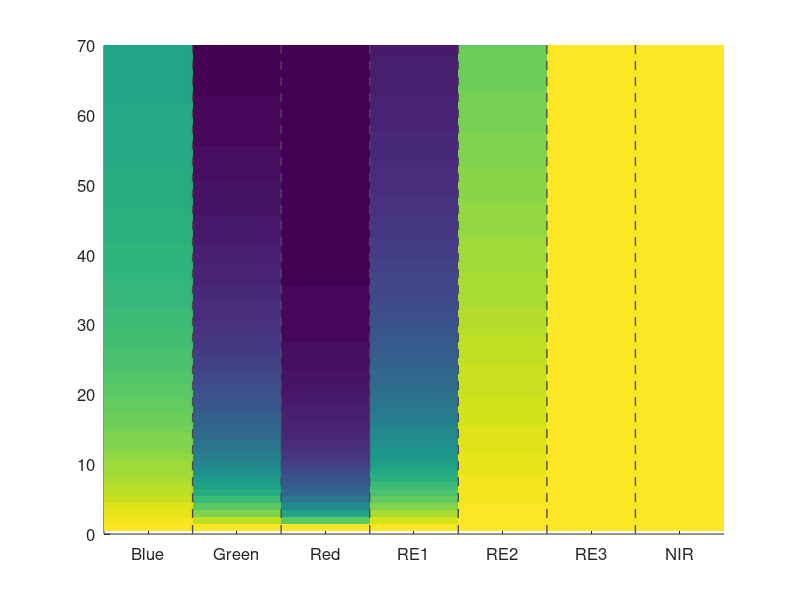

MATLAB code to generate this figure: (Note: this script raises an error after producing the figure.)
clear
clc

load('Ref_ALL(Swir).mat')
% figure
% hold on
Cablist=[1:100];

k=20;
blue=reshape(Ref_ALL(k,2,:),[100,1]);
green=reshape(Ref_ALL(k,3,:),[100,1]);
red=reshape(Ref_ALL(k,4,:),[100,1]);
re1=reshape(Ref_ALL(k,5,:),[100,1]);
re2=reshape(Ref_ALL(k,6,:),[100,1]);
re3=reshape(Ref_ALL(k,7,:),[100,1]);
nir=reshape(Ref_ALL(k,8,:),[100,1]);

C=[blue/max(blue),green/max(green),red/max(red),re1/max(re1),re2/max(re2),re3/max(re3),nir/max(nir)];
D=[diff(blue/max(blue)),diff(green/max(green)),diff(red/max(red)),diff(re1/max(re1)),diff(re2/max(re2)),diff(re3/max(re3)),diff(nir/max(nir))];
C(71:100,:)=[]; D(71:99,:)=[];

figure
hold on
imagesc(C)
plot([1.5,1.5],ylim,'--','color',[0.3 0.3 0.3],'linewidth',1);
plot([2.5,2.5],ylim,'--','color',[0.3 0.3 0.3],'linewidth',1);
plot([3.5,3.5],ylim,'--','color',[0.3 0.3 0.3],'linewidth',1);
plot([4.5,4.5],ylim,'--','color',[0.3 0.3 0.3],'linewidth',1);
plot([5.5,5.5],ylim,'--','color',[0.3 0.3 0.3],'linewidth',1);
plot([6.5,6.5],ylim,'--','color',[0.3 0.3 0.3],'linewidth',1);
set(gca,'XTick',1:1:7)
set(gca,'xlim',[0.5,7.5])
set(gca,'XTickLabel',{'Blue','Green','Red','RE1','RE2','RE3','NIR'});
% set(gca,'YTickLabel',{'70','60','50','40','30','20','10','0'});
set(gca,'ylim',[0,70],'fontsize',12)
load('mycolor2','purple2yellow_light')
load('mycolor','purple2yellow')
% colormap (purple2yellow)
xlabel('Bands of Sentinel-2 MSI','fontsize',16)
ylabel('Chl_l_e_a_f','fontsize',16)
caxis([0.4 1]);
ylabel(colorbar,'Normalized Reflectance','Fontsize',10);
box on
ax=gca;
ax.BoxStyle = 'full';
axis square
print(gcf,'-djpeg','-r300','RefvsCab_defaultcolor')
%}

figure
imagesc(flipud(D));
hold on
plot([1.5,1.5],ylim,'--','color',[0.3 0.3 0.3],'linewidth',1);
plot([2.5,2.5],ylim,'--','color',[0.3 0.3 0.3],'linewidth',1);
plot([3.5,3.5],ylim,'--','color',[0.3 0.3 0.3],'linewidth',1);
plot([4.5,4.5],ylim,'--','color',[0.3 0.3 0.3],'linewidth',1);
plot([5.5,5.5],ylim,'--','color',[0.3 0.3 0.3],'linewidth',1);
plot([6.5,6.5],ylim,'--','color',[0.3 0.3 0.3],'linewidth',1);
set(gca,'XTick',1:1:7);
set(gca,'xlim',[0.5,7.5]);
set(gca,'XTickLabel',{'Blue','Green','Red','RE1','RE2','RE3','NIR'});
set(gca,'YTickLabel',{'70','60','50','40','30','20','10','0'});
set(gca,'ylim',[0,70],'fontsize',12);
% colormap jet
colormap (purple2yellow)
xlabel('Bands of Sentinel-2 MSI','fontsize',16)
ylabel('Chl_l_e_a_f','fontsize',16)
caxis([-0.1 0.01]);
ylabel(colorbar,'Derivative of Normalized Reflectance','Fontsize',10);
box on
ax=gca;
ax.BoxStyle = 'full';
axis square
text(0.6,10,sprintf('   Min:\n%.4f\n   Max:\n%.4f',min(D(:,1)),max(D(:,1))),'fontsize',9,'FontWeight','bold','color',[0.2 0.2 0.2]);
text(1.6,10,sprintf('   Min:\n%.4f\n   Max:\n%.4f',min(D(:,2)),max(D(:,2))),'fontsize',9,'FontWeight','bold','color',[0.2 0.2 0.2]);
text(2.6,10,sprintf('   Min:\n%.4f\n   Max:\n%.4f',min(D(:,3)),max(D(:,3))),'fontsize',9,'FontWeight','bold','color',[0.2 0.2 0.2]);
text(3.6,10,sprintf('   Min:\n%.4f\n   Max:\n%.4f',min(D(:,4)),max(D(:,4))),'fontsize',9,'FontWeight','bold','color',[0.2 0.2 0.2]);
text(4.6,10,sprintf('   Min:\n%.4f\n   Max:\n%.4f',min(D(:,5)),max(D(:,5))),'fontsize',9,'FontWeight','bold','color',[0.2 0.2 0.2]);
text(5.6,10,sprintf('   Min:\n%.4f\n   Max:\n%.4f',min(D(:,7)),max(D(:,6))),'fontsize',9,'FontWeight','bold','color',[0.2 0.2 0.2]);
text(6.6,10,sprintf('   Min:\n%.4f\n   Max:\n%.4f',min(D(:,7)),max(D(:,7))),'fontsize',9,'FontWeight','bold','color',[0.2 0.2 0.2]);


print(gcf,'-djpeg','-r300','difRefvsCab')
%}